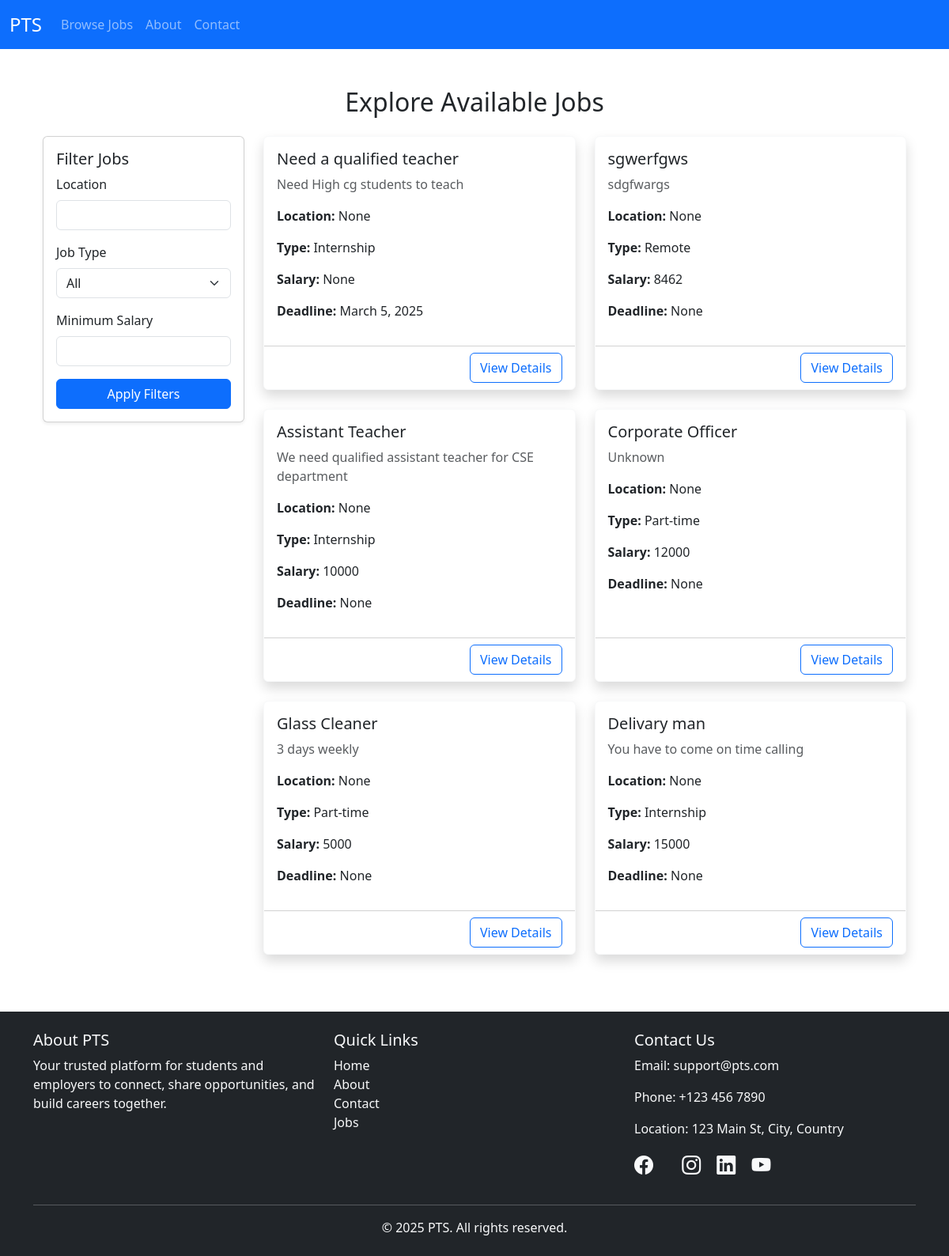
The app's page /jobs/ (signed in) with its own data.
### jobapp/models.py (models this page shows, shortened)
class Job(models.Model):
    employer = models.ForeignKey(EmployerProfile, on_delete=models.CASCADE)
    title = models.CharField(max_length=255)
    description = models.TextField()
    location = models.CharField(max_length=255, null=True, blank=True)
    job_type = models.CharField(max_length=50, choices=[
        ('part-time', 'Part-Time'),
        ('remote', 'Remote'),
        ('internship', 'Internship'),
    ])
    salary = models.IntegerField(null=True, blank=True)
    posted_at = models.DateTimeField(auto_now_add=True)
    deadline = models.DateField(null=True, blank=True)

### jobapp/views.py (the view)
# urls.py: path('jobs/', views.job_list, name='job_list'),
def job_list(request):
    jobs = Job.objects.all()
    location = request.GET.get('location')
    job_type = request.GET.get('job_type')
    min_salary = request.GET.get('min_salary')
    if location:
        jobs = jobs.filter(location__icontains=location)
    if job_type:
        jobs = jobs.filter(job_type=job_type)
    if min_salary:
        jobs = jobs.filter(salary__gte=min_salary)
    return render(request, 'myapp/jobs.html', {'jobs': jobs})

### templates/myapp/jobs.html (shortened to what this page needs)
{% extends "base.html" %}
{% block content %}
<div class="container py-4">
  <h2 class="mb-4 text-center">Explore Available Jobs</h2>
  <div class="row">
    <div class="col-md-3">
      <form method="get" class="card p-3 shadow-sm">
        <h5>Filter Jobs</h5>
        <div class="mb-3">
          <label for="location" class="form-label">Location</label>
          <input type="text" class="form-control" name="location" id="location" value="{{ request.GET.location }}">
        </div>
        <div class="mb-3">
          <label for="job_type" class="form-label">Job Type</label>
          <select name="job_type" id="job_type" class="form-select">
            <option value="">All</option>
          </select>
        </div>
        <div class="mb-3">
          <label for="min_salary" class="form-label">Minimum Salary</label>
          <input type="number" class="form-control" name="min_salary" id="min_salary" value="{{ request.GET.min_salary }}">
        </div>
        <button type="submit" class="btn btn-primary w-100">Apply Filters</button>
      </form>
    </div>
    <div class="col-md-9">
      <div class="row row-cols-1 row-cols-md-2 g-4">
        {% for job in jobs %}
          <div class="col">
            <div class="card h-100 shadow border-light">
              <div class="card-body">
                <h5 class="card-title">{{ job.title }}</h5>
                <p class="card-text text-muted">{{ job.description|truncatewords:25 }}</p>
                <p><strong>Location:</strong> {{ job.location }}</p>
                <p><strong>Type:</strong> {{ job.job_type|capfirst }}</p>
                <p><strong>Salary:</strong> {{ job.salary }}</p>
                <p><strong>Deadline:</strong> {{ job.deadline }}</p>
              </div>
              <div class="card-footer text-end bg-white">
                <a href="{% url 'job_details' job.id %}" class="btn btn-outline-primary">View Details</a>
              </div>
            </div>
          </div>
        {% empty %}
          <p class="text-center text-muted">No job postings match your criteria.</p>
        {% endfor %}
      </div>
    </div>
  </div>
</div>
{% endblock %}

### records on screen
Job: title "Need a qualified teacher", description "Need High cg students to teach", location "None", job_type "Internship", salary "None", deadline "March 5, 2025"
Job: title "sgwerfgws", description "sdgfwargs", location "None", job_type "Remote", salary "8462", deadline "None"
Job: title "Assistant Teacher", description "We need qualified assistant teacher for CSE department", location "None", job_type "Internship", salary "10000", deadline "None"
Job: title "Corporate Officer", description "Unknown", location "None", job_type "Part-time", salary "12000", deadline "None"
Job: title "Glass Cleaner", description "3 days weekly", location "None", job_type "Part-time", salary "5000", deadline "None"
Job: title "Delivary man", description "You have to come on time calling", location "None", job_type "Internship", salary "15000", deadline "None"
